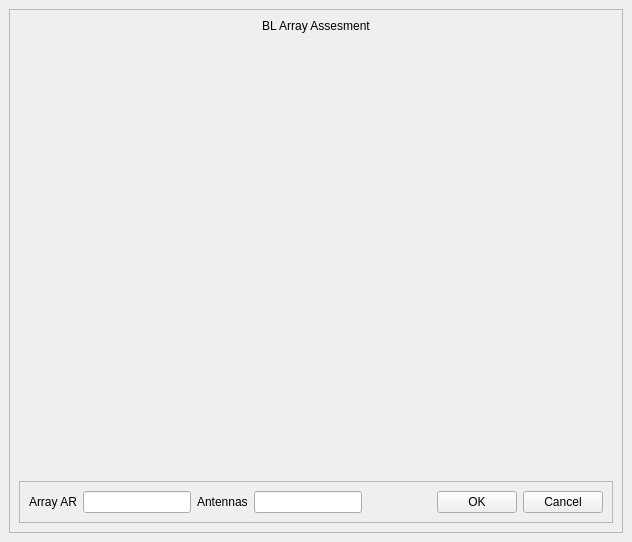
<?xml version="1.0" encoding="UTF-8"?>
<ui version="4.0">
 <class>ArrayCheck</class>
 <widget class="QMainWindow" name="ArrayCheck">
  <property name="geometry">
   <rect>
    <x>0</x>
    <y>0</y>
    <width>632</width>
    <height>542</height>
   </rect>
  </property>
  <property name="windowTitle">
   <string>Check Array</string>
  </property>
  <widget class="QWidget" name="centralwidget">
   <layout class="QGridLayout" name="gridLayout">
    <item row="0" column="0">
     <widget class="QFrame" name="frame">
      <property name="frameShape">
       <enum>QFrame::StyledPanel</enum>
      </property>
      <property name="frameShadow">
       <enum>QFrame::Raised</enum>
      </property>
      <layout class="QGridLayout" name="gridLayout_2">
       <item row="2" column="0">
        <widget class="QFrame" name="frame_2">
         <property name="sizePolicy">
          <sizepolicy hsizetype="Preferred" vsizetype="Fixed">
           <horstretch>0</horstretch>
           <verstretch>0</verstretch>
          </sizepolicy>
         </property>
         <property name="frameShape">
          <enum>QFrame::StyledPanel</enum>
         </property>
         <property name="frameShadow">
          <enum>QFrame::Raised</enum>
         </property>
         <layout class="QGridLayout" name="gridLayout_3">
          <item row="0" column="6">
           <widget class="QPushButton" name="cancel_button">
            <property name="text">
             <string>Cancel</string>
            </property>
           </widget>
          </item>
          <item row="0" column="3">
           <widget class="QLineEdit" name="antennas_line">
            <property name="readOnly">
             <bool>true</bool>
            </property>
           </widget>
          </item>
          <item row="0" column="0">
           <widget class="QLabel" name="arrayar_label">
            <property name="text">
             <string>Array AR</string>
            </property>
           </widget>
          </item>
          <item row="0" column="1">
           <widget class="QLineEdit" name="arrayar_line">
            <property name="readOnly">
             <bool>true</bool>
            </property>
           </widget>
          </item>
          <item row="0" column="2">
           <widget class="QLabel" name="antennas_label">
            <property name="text">
             <string>Antennas</string>
            </property>
           </widget>
          </item>
          <item row="0" column="5">
           <widget class="QPushButton" name="ok_button">
            <property name="text">
             <string>OK</string>
            </property>
           </widget>
          </item>
          <item row="0" column="4">
           <spacer name="horizontalSpacer">
            <property name="orientation">
             <enum>Qt::Horizontal</enum>
            </property>
            <property name="sizeHint" stdset="0">
             <size>
              <width>40</width>
              <height>20</height>
             </size>
            </property>
           </spacer>
          </item>
         </layout>
        </widget>
       </item>
       <item row="0" column="0">
        <widget class="QLabel" name="title">
         <property name="sizePolicy">
          <sizepolicy hsizetype="Preferred" vsizetype="Fixed">
           <horstretch>0</horstretch>
           <verstretch>0</verstretch>
          </sizepolicy>
         </property>
         <property name="text">
          <string>BL Array Assesment</string>
         </property>
         <property name="alignment">
          <set>Qt::AlignCenter</set>
         </property>
        </widget>
       </item>
       <item row="1" column="0">
        <widget class="QWidget" name="graphic_widget" native="true"/>
       </item>
      </layout>
     </widget>
    </item>
   </layout>
  </widget>
 </widget>
 <resources/>
 <connections/>
</ui>
